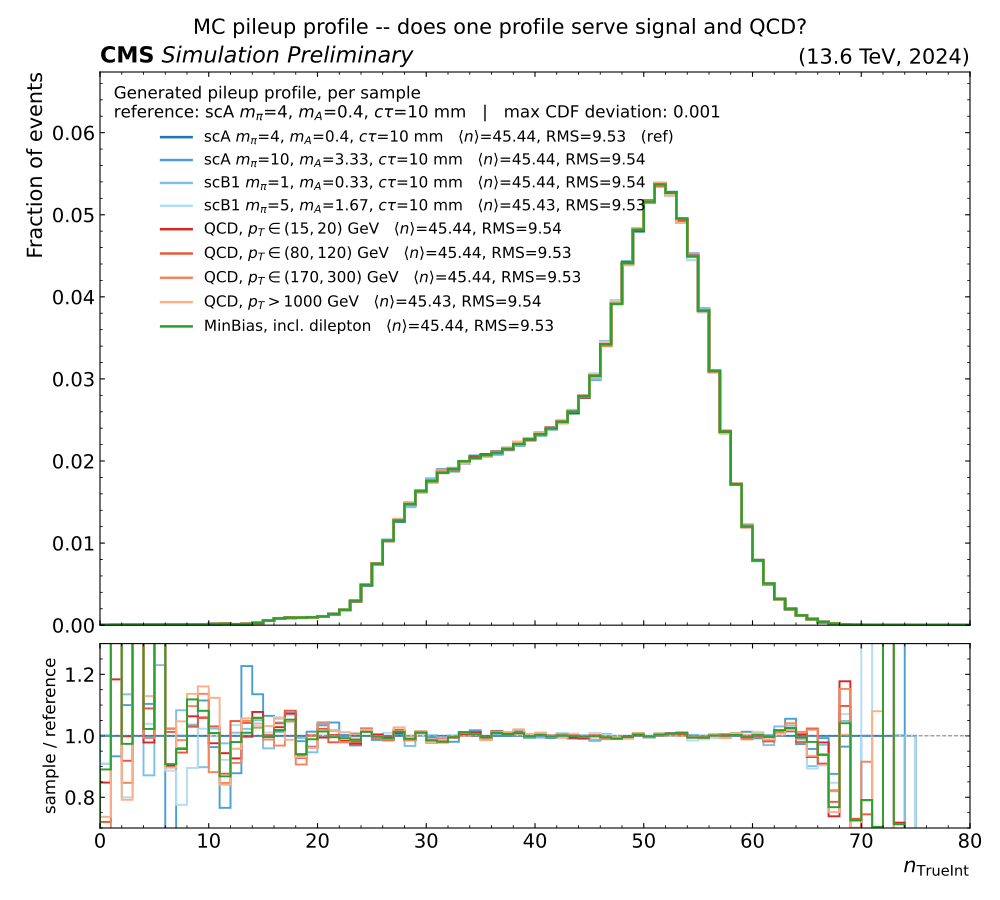

Here is the Python script that generated this plot:
#!/usr/bin/env python3
"""Pileup-reweighting cross-checks for 2024 -- which PU weights to use, and do they apply.

Purpose: settle the open `puWeight` item for run3_2024.py. `modules/puWeight.py` still
points `puWeight_parking2024RDF` at the 2018 inputs (mcPileup2018.root /
data_parking18_with_var.root), so the 2024 chain currently reweights MC to the wrong year.
Three candidate replacements exist, and this script measures the differences between them
instead of arguing about them:

  central   /cvmfs/cms-griddata.cern.ch/cat/metadata/LUM/Run3-24...-Summer24-NanoAODv15/
            POG-maintained, versioned, era-split (B..I, CDEFGHI, BCDEFGHI). This is what
            the upstream Corrections/LUM/python/puCorrections.yaml now points at.
  repo      data/puWeights_2024.json.gz in cms-phys-ciemat/lum-corrections -- a stopgap
            from Aug 2025, made while the central 2024 payload did not yet exist. No
            longer referenced by that repo's own yaml.
  by hand   building the data profile from the certification histograms and the MC profile
            from QCD nTrueInt. Not implemented here: pages 1 and 5 show it is unnecessary.

NOTE the local Corrections/LUM checkout (Jul 2025) still has `fullYear2024` pointing at
the 2023_Summer23BPix file, with puCorrections.py printing "2024 PU weights not yet
available!". That warning is stale but the placeholder is live -- enabling the module
as-is silently applies 2023 weights. Page 3 quantifies what that costs.

The pages:

  1  MC nTrueInt profile, signal points vs QCD bins vs MinBias. If these agree, ONE MC
     profile serves every sample and no per-dataset handling is needed -- which matters
     because puWeightParkingRDF receives only isMC/year/isUL, with no dataset context.
     MinBias is a separate production from the pT-hat bins, so it is the sharpest test
     the page has of whether the premix library really is common to everything.
  2  The central 2024 weights (nominal/up/down) with the MC profile behind them, so the
     size of the correction is read against where the MC statistics actually are.
  3  Weight sources compared: repo vs central CDEFGHI vs central BCDEFGHI, with a ratio
     panel. This is where the repo file's truncation shows up.
  4  Per-era central weights (B..I) against the combined set -- the handle on the
     era-dependent trigger menu that a single merged histogram cannot give.
  5  Closure: MC nTrueInt before and after reweighting, and the implied data profile.
     <w> per sample is the test of whether the central weights assume THIS MC profile;
     it must come out at 1 if they do.
  6  The same closure, but in PV_npvsGood and WITH DATA. Page 5 cannot carry data: its x
     axis is Pileup_nTrueInt, a generator-level quantity absent from the parking nanoAOD.
     PV_npvsGood is the pileup observable data and MC share, so this is the page that
     says whether the correction actually improves data/MC agreement.
  7  The same data, split by era. The file draw is uniform over FILES, so eras enter the
     merged distribution weighted by file count, while the central weights are golden-JSON
     LUMINOSITY-weighted. Those are different averages over eras whose pileup genuinely
     differs, so page 6's residual can be an averaging effect rather than a bad weight --
     this page separates the two and locates any low-pileup population.
  8  One panel per era: data(era) vs MC reweighted with THAT era's own weights, with the
     combined correction drawn alongside. This is the only form of the test free of the
     averaging mismatch, and so the only one that can say whether the inclusive weights
     are genuinely wrong for parking.

CAVEAT on the data: files are drawn uniformly, so eras enter weighted by FILE COUNT, not
by luminosity, and ParkingSingleMuon + ParkingDoubleMuonLowMass are POOLED by default
(--data-streams). An event firing both triggers lives in both PDs and is counted twice.

What this does NOT settle: the central weights are golden-JSON inclusive, so they describe
all collisions, not the subset written to the parking datasets. If the parking trigger rate
varies with instantaneous luminosity within a fill, the parking PU spectrum is shifted and
these are the wrong weights -- the question that motivated deriving them by hand for 2018.
Page 6 is the cheap handle on it: a residual data/MC disagreement in npvsGood AFTER
reweighting is what an inclusive-vs-parking mismatch would look like. It is suggestive, not
conclusive -- npvsGood also folds in vertex reconstruction efficiency.

Run after sourcing setup.sh:
    python3 _tools/comparePileUp.py [--test] [--output path.pdf] [--no-publish]

Only shapes are plotted, so the heavy samples are capped rather than read whole: QCD at
--n-qcd-files (100) per bin even on a full run, MinBias at --minbias-frac (10%) of its
files, and data at --data-frac (0.1%) of the files, both drawn at random from a fixed seed.
The QCD and MinBias caps are the INTENDED configuration, not a shortfall -- both profiles
are converged long before them -- so neither is flagged as a partial sample. Signal is
not capped that way: a short signal read is a real shortfall and is still flagged.

The two backgrounds are never summed. "MC" on pages 2-8 means the QCD pT-hat profile;
MinBias is drawn alongside it as its own curve -- a dashed edge over the shaded QCD band
on pages 2-4, and a dashed line against QCD's solid one on pages 5-6. They come from
independent productions, so any disagreement between them is information, and a sum
(which is weighted by however many files each contributed) would hide it.
"""

import argparse
import json
import math
import os
import random
import re
import subprocess
import sys
import numpy as np
import matplotlib
matplotlib.use("Agg")
import matplotlib.pyplot as plt
from matplotlib.backends.backend_pdf import PdfPages

import cmsstyle as cms

XRD_SERVER = "root://gfe02.grid.hep.ph.ic.ac.uk/"
BASE = "/pnfs/hep.ph.ic.ac.uk/data/cms/store/user/tafoyava/samples/bParking/2024"
TREE_NAME = "Events"

WEBDIR = "/home/hep/jtafoyav/public_html/parking/2024/kinematic_checks"

# The central payload. "latest" is a symlink inside the campaign directory; pin a dated
# version instead if a result ever needs to be exactly reproducible.
CENTRAL_DIR = ("/cvmfs/cms-griddata.cern.ch/cat/metadata/LUM/"
               "Run3-24CDEReprocessingFGHIPrompt-Summer24-NanoAODv15/latest")

# The lum-corrections stopgap. Fetched on demand; page 3 is skipped if it cannot be had.
REPO_JSON_URL = ("https://gitlab.cern.ch/cms-phys-ciemat/lum-corrections/-/raw/main/"
                 "data/puWeights_2024.json.gz")
REPO_JSON_CACHE = os.path.join(os.path.dirname(os.path.abspath(__file__)),
                               "data", "puWeights_2024_lumcorrections.json.gz")

# Bin per unit of nTrueInt, matching the correctionlib binning (integer edges, 0-99), so
# the profile and the weight curve are sampled on exactly the same grid.
PU_BINS = np.arange(0.0, 100.0, 1.0)
PU_CENTRES = 0.5 * (PU_BINS[1:] + PU_BINS[:-1])

# Reconstructed good primary vertices. This is the ONLY pileup observable data has --
# Pileup_nTrueInt is generator-level and absent from the parking nanoAOD -- so it is the
# variable in which the correction can actually be validated against data (page 6).
NPV_BINS = np.arange(0.0, 101.0, 1.0)
NPV_CENTRES = 0.5 * (NPV_BINS[1:] + NPV_BINS[:-1])

N_FILES_DEFAULT = 3          # per sample; the PU profile converges very fast
N_SIGNAL_POINTS = 4          # how many of SIGNAL_POINTS to use


def _sdir(dirname):
    return f"{BASE}/{dirname}_TuneCP5_13p6TeV_powheg-pythia8"


def _signal_point(scenario, mA, mpi, mA_str, ctau="10", ctau_str="10 mm"):
    """One signal point, named and located exactly as in compareDeltaR.py.

    Same helper shape as that script's _mp(), so the two tools label the same physics the
    same way and a point can be moved between them by copying one line."""
    scen_dir = "ScenarioA" if scenario == "A" else "ScenarioB1"
    ctag = "scA" if scenario == "A" else "scB1"
    return (rf"{ctag} $m_\pi$={mpi}, $m_A$={mA:g}, $c\tau$={ctau_str}",
            _sdir(f"GluGluHToDarkShowers-{scen_dir}_Par-ctau-{ctau}-mA-{mA_str}-mpi-{mpi}"))


# Two Scenario A and two Scenario B1 points, taken from compareDeltaR.py's MASS_POINTS and
# spanning the lowest and highest mA of each scenario. The pileup profile is a property of
# the premix library, not of the signal model, so these serve to demonstrate exactly that
# -- and using the same points as the dR study keeps the two comparable.
SIGNAL_POINTS = [
    _signal_point("A",  0.40, 4,  "0p40"),
    _signal_point("A",  3.33, 10, "3p33"),
    _signal_point("B1", 0.33, 1,  "0p33"),
    _signal_point("B1", 1.67, 5,  "1p67"),
]

# QCD bins spanning the pT range. The profile is a property of the premix library, not of
# the hard process, so a handful either side of the range is enough to show that.
QCD_BINS = ["15to20", "80to120", "170to300", "1000"]


def qcd_label(b):
    """"15to20" -> QCD, pT in (15,20) GeV.  The open-ended top bin is "1000" (=1000toInf),
    which has no upper edge to quote."""
    if "to" in b:
        lo, hi = b.split("to")
        return rf"QCD, $p_{{T}}\in({lo},{hi})$ GeV"
    return rf"QCD, $p_{{T}}>{b}$ GeV"

# QCD bins hold thousands of files each. Only shapes are plotted, so reading all of them
# buys nothing but hours -- this caps QCD even on a "full" (--n-files 0) run.
QCD_MAX_FILES = 100

# The MinBias QCD alternative: InclusiveDileptonMinBias with the DoubleMuOS43 generator
# filter, processed by Prijith (2026-07-30). A full path, not a directory under BASE --
# it lives in a different user's dCache area.
MINBIAS_DIR = ("/pnfs/hep.ph.ic.ac.uk/data/cms/store/user/ppradeep/samples/Parking/Run3/"
               "Nanotronv14/InclusiveDileptonMinBias_Fil-DoubleMuOS43_TuneCP5Plus_13p6TeV"
               "_pythia8/2024WithMET/260730_143555")
MINBIAS_LABEL = "MinBias, incl. dilepton"
# Green: SIG_COLORS is a blue family and QCD_COLORS a red-to-orange one, so an orange here
# would read as a 5th QCD bin on page 1 -- which is exactly the comparison the page exists
# to make, and so exactly the thing the colour must not blur.
MINBIAS_COLOR = "#2ca02c"
# Capped by FRACTION rather than by a file count, because the point of the cap here is to
# read a representative slice of a ~2000-file sample rather than a fixed budget. 10% is
# ~200 files and several million events -- far more than a pileup SHAPE needs, which is
# why this cap (like the QCD one) counts as the intended configuration rather than a
# shortfall, and so suppresses the partial-sample banner. See SAMPLE_CAPS_ARE_COMPLETE.
MINBIAS_FRAC = 0.10
MINBIAS_SEED = 20260806

# Sample kinds whose cap IS the intended configuration, not a shortfall. Only shapes are
# plotted on every page of this document, and both of these converge long before their
# caps, so labelling them "partial" would be misleading rather than careful: it invites
# the reader to discount a curve that is in fact fully converged. Signal is NOT in here --
# it is read whole on a full run, so if it is short, that IS a shortfall worth flagging.
SAMPLE_CAPS_ARE_COMPLETE = {"qcd", "minbias"}

# Fraction of the data files to read for page 6, and the seed that makes the draw
# reproducible. 0.1% is already millions of events, far more than a shape needs.
DATA_FRAC = 0.001
DATA_SEED = 20240728

# Golden certification. Filtering is LUMISECTION-level, not run-level: the low-pileup
# events seen on pages 7-8 sit inside runs whose overall mean is normal, so a run-level
# test cannot remove them. From
# https://cms-service-dqmdc.web.cern.ch/CAF/certification/Collisions24/
GOLDEN_JSON = os.path.join(os.path.dirname(os.path.abspath(__file__)),
                           "data", "Cert_Collisions2024_378981_386951_Golden.json")

ERAS = ["B", "C", "D", "E", "F", "G", "H", "I"]
ERA_COLORS = ["#1f77b4", "#ff7f0e", "#2ca02c", "#d62728",
              "#9467bd", "#8c564b", "#e377c2", "#17becf"]

SIG_COLORS = ["#1f77b4", "#4c9fd4", "#7fc0e8", "#b3ddf5"]
QCD_COLORS = ["#d62728", "#e8593a", "#f2865c", "#f8b18a"]

# One page geometry for every single-plot page (with or without a ratio/summary panel),
# so the PDF does not change shape as you page through it. The multi-panel grid on page 8
# is deliberately exempt -- it scales with the number of panels.
PAGE_SIZE = (10, 9)

SYST_STYLE = {"nominal": ("black", "-", 2.2),
              "up":      ("crimson", "--", 1.6),
              "down":    ("royalblue", "--", 1.6)}

_env_proxy = os.environ.get("X509_USER_PROXY", "")
if not (_env_proxy and os.path.exists(_env_proxy)):
    os.environ["X509_USER_PROXY"] = f"/tmp/x509up_u{os.getuid()}"
_XRDFS_ENV = os.environ


def log(msg, **kwargs):
    print(msg, flush=True, **kwargs)


# ----------------------------------------------------------------------------
# file discovery (same approach as compareDeltaR.py / compareEta.py)
# ----------------------------------------------------------------------------
def xrdfs_ls(path, server=None):
    srv = server or XRD_SERVER
    result = subprocess.run(["xrdfs", srv, "ls", "-l", path],
                            capture_output=True, text=True, env=_XRDFS_ENV)
    # A failed listing must not look like an empty directory -- that bug silently produced
    # empty shards in compareDeltaR.py once already.
    if result.returncode != 0:
        raise RuntimeError(
            f"xrdfs ls failed for {srv}{path} (rc={result.returncode}). "
            f"Check X509_USER_PROXY and X509_CERT_DIR. stderr: {result.stderr.strip()}")
    entries = []
    for line in result.stdout.splitlines():
        line = line.strip()
        if not line:
            continue
        parts = line.split()
        entries.append((parts[-1], parts[0].startswith("d")))
    return entries


def list_root_files(directory, server=None):
    srv = server or XRD_SERVER
    files = []
    for path, is_dir in xrdfs_ls(directory, server=srv):
        if is_dir:
            files.extend(list_root_files(path, server=srv))
        elif path.endswith(".root"):
            files.append(srv + path)
    return files


def discover_samples(n_signal_points, qcd_bins, with_minbias=True):
    """(tag, directory, colour, kind) for the signal points, QCD bins and MinBias to read.

    Signal points come from the fixed SIGNAL_POINTS list rather than being discovered, so
    they are the SAME points compareDeltaR.py studies and carry the same labels.
    """
    picks = []
    for i, (tag, d) in enumerate(SIGNAL_POINTS[:n_signal_points]):
        picks.append((tag, d, SIG_COLORS[i % len(SIG_COLORS)], "sig"))

    for i, b in enumerate(qcd_bins):
        d = f"{BASE}/QCD_Bin-PT-{b}_Fil-MuEnriched_TuneCP5_13p6TeV_pythia8"
        picks.append((qcd_label(b), d, QCD_COLORS[i % len(QCD_COLORS)], "qcd"))

    if with_minbias:
        picks.append((MINBIAS_LABEL, MINBIAS_DIR, MINBIAS_COLOR, "minbias"))
    return picks


def collect_data_files(which="all"):
    """Every .root under the Parking* directories, for the data pages.

    *which* selects the primary dataset: "single" (ParkingSingleMuon), "double"
    (ParkingDoubleMuonLowMass) or "all". Note that "all" POOLS two different PDs with
    different triggers -- and an event firing both is present in both, so it is counted
    twice. Kept as the default because it is the largest sample, but a per-PD run is the
    honest comparison if the two turn out to differ.

    Cheap enough to enumerate in full: the leaf directories are flat (~1000 files each,
    ~0.4 s to list), and knowing the true total is what makes "1% of the data" an honest
    statement rather than a guess."""
    out = []
    for top, is_dir in xrdfs_ls(BASE):
        name = top.rsplit("/", 1)[-1]
        if not (is_dir and "Parking" in name):
            continue
        if which == "single" and "SingleMuon" not in name:
            continue
        if which == "double" and "DoubleMuonLowMass" not in name:
            continue
        found = list_root_files(top)
        log(f"    {name:32s} {len(found):>7,} files")
        out.extend(found)
    return out


# ----------------------------------------------------------------------------
# reading -> nTrueInt histogram per sample
# ----------------------------------------------------------------------------
def read_sample(directory, n_files, corr_set, frac=None, seed=0):
    """Per-sample histograms: nTrueInt, and PV_npvsGood both unweighted and PU-weighted.

    The weight has to be applied here, event by event, because it is a function of
    nTrueInt while the histogram is in npvsGood -- the two cannot be combined after the
    fact from the binned nTrueInt distribution alone.

    *frac* selects a seeded RANDOM fraction of the files instead of the first *n_files*.
    That matters for a sample split over several production subdirectories (MinBias is
    split over 0000/0001/0002): the head of the listing is one subdirectory, i.e. a subset
    of the JOBS, which is not a representative subset of the sample. Whichever of *frac*
    and *n_files* asks for fewer files wins, so a --test run still reads one file.
    """
    import uproot

    all_urls = list_root_files(directory)
    if not all_urls:
        raise RuntimeError(f"no .root files under {directory}")
    if frac is not None:
        n_pick = max(1, round(frac * len(all_urls)))
        if n_files is not None:
            n_pick = min(n_pick, n_files)
        urls = (random.Random(seed).sample(all_urls, n_pick)
                if n_pick < len(all_urls) else list(all_urls))
    else:
        urls = all_urls if n_files is None else all_urls[:n_files]

    nti = np.zeros(len(PU_BINS) - 1)
    npv = np.zeros(len(NPV_BINS) - 1)
    npv_w = {key: np.zeros(len(NPV_BINS) - 1) for key, _, _, _ in corr_set}
    used = 0
    for url in urls:
        try:
            with uproot.open(f"{url}:{TREE_NAME}") as tree:
                keys = set(tree.keys())
                if "Pileup_nTrueInt" not in keys:
                    log(f"    [warn] {url.split('/')[-1]}: no Pileup_nTrueInt -- skipping",
                        file=sys.stderr)
                    continue
                a = tree["Pileup_nTrueInt"].array(library="np")
                v = (tree["PV_npvsGood"].array(library="np")
                     if "PV_npvsGood" in keys else None)
            nti += np.histogram(a, bins=PU_BINS)[0]
            if v is not None:
                npv += np.histogram(v, bins=NPV_BINS)[0]
                for key, _, corr, _ in corr_set:
                    w = eval_weights(corr, a)
                    npv_w[key] += np.histogram(v, bins=NPV_BINS, weights=w)[0]
            used += 1
        except Exception as exc:
            log(f"    [warn] skipping {url.split('/')[-1]}: {exc}", file=sys.stderr)
    return dict(nti=nti, npv=npv, npv_w=npv_w, read=used, avail=len(all_urls))


def data_key(url):
    """(stream, era) parsed from a data file path.

    Layout under BASE is  <stream>/<epoch>/<timestamp>/<subdir>/nano_N.root, and the
    epoch directory carries the run era, e.g.
    nanotron-v15_2024__from_Run2024C-MINIv6NANOv15-v1 -> Run2024C-v1.
    """
    parts = url.split(f"{BASE}/")[-1].split("/")
    stream = parts[0] if parts else "?"
    epoch = parts[1] if len(parts) > 1 else "?"
    era = epoch.replace("nanotron-v15_2024__from_", "").replace("-MINIv6NANOv15", "")
    # Strip the trailing processing version: the "-vN" suffix is a REPROCESSING pass that
    # varies per stream, not a run range. 13 streams carry Run2024I-v3, 3 carry -v2, 2
    # carry -v4 -- same data, different processing. Splitting on it would split on stream.
    # What remains is the data period: Run2024C..H, Run2024I and the Run2024I_v2 re-reco.
    era = re.sub(r"-v\d+$", "", era)
    return stream, era


def era_letter(label):
    """Run2024F-v3 -> F,  Run2024I_v2-v2 -> I.

    The central payloads are one file per RUN ERA (B..I), while the sample area splits
    each era into processing versions. Page 8 matches data to weights, so it has to group
    at the era the weights are actually defined at."""
    m = re.match(r"Run2024([A-Z])", label)
    return m.group(1) if m else "?"


def load_golden(path):
    """{run: [(lo, hi), ...]} of certified lumisection ranges, or None if unavailable."""
    if not path or not os.path.exists(path):
        return None
    with open(path) as fh:
        cert = json.load(fh)
    out = {int(r): [(int(a), int(b)) for a, b in v] for r, v in cert.items()}
    n_ls = sum(b - a + 1 for v in out.values() for a, b in v)
    log(f"  golden JSON: {len(out)} runs, {n_ls:,} lumisections  ({os.path.basename(path)})")
    return out


def golden_mask(runs, lumis, cert):
    """Per-event bool: is this (run, lumisection) certified?"""
    keep = np.zeros(len(runs), dtype=bool)
    for run in np.unique(runs):
        ranges = cert.get(int(run))
        if not ranges:
            continue                      # run absent from the JSON -> not certified
        sel = runs == run
        l = lumis[sel]
        m = np.zeros(len(l), dtype=bool)
        for lo, hi in ranges:
            m |= (l >= lo) & (l <= hi)
        keep[sel] = m
    return keep


def read_data_npv(urls, cert=None):
    """PV_npvsGood over data files, kept split by era as well as summed.

    Data carries no Pileup_nTrueInt, which is why page 6 lives in npvsGood. The per-era
    split exists because the draw is uniform over FILES, so eras enter weighted by file
    count rather than by luminosity -- if one era has a genuinely different pileup
    profile, that shows up here rather than being silently averaged into the total.
    """
    import uproot

    npv = np.zeros(len(NPV_BINS) - 1)
    rej = np.zeros(len(NPV_BINS) - 1)
    per_era, per_era_n = {}, {}
    n_evt = n_rej = 0
    for i, url in enumerate(urls, 1):
        if i % 100 == 0 or i == len(urls):
            log(f"    [{i}/{len(urls)}] {n_evt:,} events so far")
        try:
            with uproot.open(f"{url}:{TREE_NAME}") as tree:
                if "PV_npvsGood" not in tree.keys():
                    continue
                v = tree["PV_npvsGood"].array(library="np")
                if cert is not None:
                    r = tree["run"].array(library="np")
                    b = tree["luminosityBlock"].array(library="np")
                    keep = golden_mask(r, b, cert)
                    n_rej += int((~keep).sum())
                    rej += np.histogram(v[~keep], bins=NPV_BINS)[0]
                    v = v[keep]
            h = np.histogram(v, bins=NPV_BINS)[0]
            npv += h
            _, era = data_key(url)
            if era not in per_era:
                per_era[era] = np.zeros(len(NPV_BINS) - 1)
                per_era_n[era] = 0
            per_era[era] += h
            per_era_n[era] += len(v)
            n_evt += len(v)
        except Exception as exc:
            log(f"    [warn] skipping {url.split('/')[-1]}: {exc}", file=sys.stderr)
    return dict(total=npv, per_era=per_era, per_era_n=per_era_n, n_evt=n_evt,
                rejected=rej, n_rejected=n_rej)


def stats(counts, centres=PU_CENTRES):
    """(mean, rms) of a binned distribution."""
    tot = counts.sum()
    if tot <= 0:
        return float("nan"), float("nan")
    mean = (counts * centres).sum() / tot
    var = (counts * (centres - mean) ** 2).sum() / tot
    return mean, math.sqrt(max(var, 0.0))


def normalise(counts):
    tot = counts.sum()
    return counts / tot if tot > 0 else counts


def max_cdf_dev(a, b):
    """Largest |CDF difference| between two normalised profiles -- a shape-difference
    number that does not depend on the binning the way a bin-by-bin ratio does."""
    return float(np.abs(np.cumsum(normalise(a)) - np.cumsum(normalise(b))).max())


# ----------------------------------------------------------------------------
# corrections
# ----------------------------------------------------------------------------
def load_correction(path):
    """(evaluator, correction name). Each of these files holds exactly one set."""
    import correctionlib
    cs = correctionlib.CorrectionSet.from_file(path)
    name = list(cs.keys())[0]
    return cs[name], name


def eval_weights(corr, x, syst="nominal"):
    return np.asarray(corr.evaluate(np.asarray(x, dtype=float), syst), dtype=float)


def ensure_repo_json(path, url):
    """The lum-corrections stopgap, fetched on demand. Returns the path, or None if it
    cannot be obtained -- page 3 is then skipped rather than failing the whole run."""
    if os.path.exists(path):
        return path
    os.makedirs(os.path.dirname(path), exist_ok=True)
    log(f"  fetching {url}")
    try:
        import urllib.request
        urllib.request.urlretrieve(url, path)
        return path
    except Exception as exc:
        log(f"  [warn] could not fetch the lum-corrections file ({exc}); "
            f"skipping the weight-source page", file=sys.stderr)
        return None


# ----------------------------------------------------------------------------
# plot helpers
# ----------------------------------------------------------------------------
def _ticks(ax):
    """4-sided inward ticks on a sub-panel. cms.cms_axes() also writes the CMS label, so
    it belongs on the main panel only."""
    ax.tick_params(which="both", direction="in", top=True, right=True,
                   labelsize=cms.FS_AXES - 1)
    ax.minorticks_on()


def _transparent_legends(fig):
    """Drop the legend backgrounds entirely on this page.

    cmsstyle keeps a semi-transparent white fill so labels stay readable over a curve.
    These pages are sparse enough that the fill only hides the curves it sits on, so they
    are drawn fully transparent instead -- local to this script, not a change to the
    shared convention."""
    from matplotlib.legend import Legend
    for ax in fig.axes:
        for child in ax.get_children():
            if isinstance(child, Legend):
                child.get_frame().set_alpha(0.0)


def _left_align_legend(leg):
    """Left-align the entries under a wider legend title.

    Entries are centred under the title by default, which leaves them floating well to
    its right. Nudging the whole legend left instead would push the (much wider) title
    off the canvas. matplotlib 3.4 -- what setup.sh provides -- has no public
    set_alignment(), so reach into the VPacker, guarded in case that changes."""
    try:
        leg._legend_box.align = "left"
    except AttributeError:
        pass


def _text_legend(ax, lines, loc="upper left", fontsize=9):
    """Text-only legend WITHOUT the automatic partial-read line cms.info_legend() adds.

    For pages that already state their own per-source file counts, where the generic
    "Partial sample plot" line would be a redundant third statement of the same thing."""
    from matplotlib.legend import Legend
    from matplotlib.lines import Line2D
    handles = [Line2D([], [], ls="", marker="") for _ in lines]
    leg = Legend(ax, handles, list(lines), loc=loc, fontsize=fontsize,
                 handlelength=0, handletextpad=0, labelspacing=0.3, **cms.LEGEND_KW)
    ax.add_artist(leg)
    ax._has_info_legend = True
    return leg


def _stack_below(fig, ax, upper, lower, gap=0.035, x=0.02):
    """Put the *lower* legend directly under *upper*, both flush left, with a small gap.

    Needs a draw first: the height of the upper legend depends on how many entries and
    how long a title it ended up with, which is only known once it has been laid out.
    """
    fig.canvas.draw()
    y0 = upper.get_window_extent().transformed(ax.transAxes.inverted()).y0
    lower.set_bbox_to_anchor((x, y0 - gap), transform=ax.transAxes)


def _partial_note(ax, loc="lower right"):
    """State a partial read WITHOUT colliding with the curve legend.

    cms.stamp_partial() defaults to the upper left, which is where every legend on these
    pages already is. Calling info_legend() here also stamps the axes so a later
    stamp_partial() will not add a second copy."""
    return cms.info_legend(ax, [], loc=loc, fontsize=cms.FS_LEGEND - 3)


def _ratio_ylabel(rax, text):
    """Ratio-panel y title, centred. cmsstyle sets yaxis.labellocation='top' globally,
    which is the CMS convention on the main panel but strands this label at the top of a
    panel a third the height -- centred is the readable choice here."""
    rax.set_ylabel(text, fontsize=cms.FS_LABEL - 3, loc="center")


# Marker convention, shared with compareDeltaR / compareBDTvars / compareSVcharge /
# compareMET: data is a small SOLID black square, the background estimates (pT-hat QCD and
# MinBias) are WHITE-filled circles. Solid = measured, open = simulated. Applied on the
# closure page, which is the only one here carrying data and both backgrounds together;
# the weight and per-era pages are curve-vs-curve comparisons where markers would only add
# texture.
DATA_MARKER, DATA_MARKER_SIZE = "s", 3.5
BKG_MARKER, BKG_MARKER_SIZE = "o", 4.0
MARKER_EDGE = 1.0


def marker_kw(kind, colour):
    """Marker styling for a curve of *kind* in {"data", "bkg", None}."""
    if kind == "data":
        return dict(marker=DATA_MARKER, markersize=DATA_MARKER_SIZE,
                    markerfacecolor=colour, markeredgecolor=colour,
                    markeredgewidth=MARKER_EDGE)
    if kind == "bkg":
        return dict(marker=BKG_MARKER, markersize=BKG_MARKER_SIZE,
                    markerfacecolor="white", markeredgecolor=colour,
                    markeredgewidth=MARKER_EDGE)
    return {}


def _ratio_figure():
    """Main panel + ratio panel sharing an x axis."""
    fig, (ax, rax) = plt.subplots(
        2, 1, figsize=PAGE_SIZE, sharex=True,
        gridspec_kw=dict(height_ratios=[3, 1], hspace=0.05))
    return fig, ax, rax


def _finish_ratio(fig, title):
    """Lay out a ratio figure. tight_layout() fights the fixed hspace of the shared-x
    gridspec (it warns and then gets the spacing wrong), so place the panels explicitly."""
    fig.suptitle(title, fontsize=cms.FS_TITLE)
    fig.subplots_adjust(left=0.10, right=0.97, top=0.92, bottom=0.08, hspace=0.05)


def _xlim(ax):
    """Trim to where the MC actually lives -- the correction files run to 99, but nothing
    in these samples is above ~75 and the empty tail wastes most of the axis."""
    ax.set_xlim(0, 80)


HEADROOM = 0.8      # curves fill at most this fraction of the axis height


def _weight_ylim(ax, curves):
    """Scale to the weight curves, not to the MC-profile shading. The shading is drawn
    from a floor of 1e-4 purely so it fills; letting it set the limits would squash every
    curve into the top third of the axis. Limits go tight to the data first, then
    extend_log_top() opens the headroom -- it works from the current ylim."""
    lo = min(float(c[c > 0].min()) for c in curves if np.any(c > 0))
    hi = max(float(c.max()) for c in curves)
    ax.set_ylim(max(0.5 * lo, 1e-3), hi)
    cms.extend_log_top(ax, HEADROOM)


def _profile_shading(ax, qcd_profile, top, mb_profile=None):
    """The MC profile behind a weight curve: a weight of 20 is irrelevant where there are
    no events, and this is the only honest way to show that on the same axes.

    The shading is the QCD pT-hat profile ALONE, not a sum over every sample read. A sum
    is dominated by whichever sample happened to contribute most files, which is a
    property of the read rather than of the physics, and it hides the very disagreement
    page 1 exists to look for.

    *mb_profile* is drawn on top as a dashed EDGE using the same scale factor -- both are
    unit-normalised first, then multiplied by the same number -- so the dashed line
    against the filled band is a direct shape comparison of the two independent
    productions, not two curves normalised to different things."""
    h = normalise(qcd_profile)
    scale = top / max(h.max(), 1e-12)
    ax.fill_between(PU_CENTRES, 1e-4, np.maximum(h * scale, 1e-4), step="mid",
                    color="grey", alpha=0.16, lw=0, label="QCD profile (arb. norm.)")
    if mb_profile is not None and mb_profile.sum() > 0:
        hm = normalise(mb_profile) * scale
        ax.stairs(np.maximum(hm, 1e-4), PU_BINS, color="grey", lw=1.4, ls="--",
                  zorder=1.5, label="MinBias profile (same norm.)")


# ----------------------------------------------------------------------------
# page 1: MC nTrueInt profiles, signal vs QCD
# ----------------------------------------------------------------------------
def plot_profiles(profiles):
    fig, ax, rax = _ratio_figure()
    ref_tag, ref_counts = profiles[0]["tag"], profiles[0]["nti"]
    ref = normalise(ref_counts)

    worst, hmax = 0.0, 0.0
    for i, s in enumerate(profiles):
        tag, counts, color = s["tag"], s["nti"], s["color"]
        h = normalise(counts)
        hmax = max(hmax, float(h.max()))
        mean, rms = stats(counts)
        # Mark the curve the ratio panel divides by, so the flat line at 1 is attributable.
        suffix = "   (ref)" if i == 0 else ""
        ax.stairs(h, PU_BINS, color=color, linewidth=1.8,
                  label=rf"{tag}   $\langle n \rangle$={mean:.2f}, RMS={rms:.2f}{suffix}")
        with np.errstate(divide="ignore", invalid="ignore"):
            r = np.where(ref > 0, h / ref, np.nan)
        rax.stairs(r, PU_BINS, color=color, linewidth=1.4)
        worst = max(worst, max_cdf_dev(counts, ref_counts))

    rax.axhline(1.0, color="grey", lw=0.8, ls="--")
    ax.set_ylabel("Fraction of events", fontsize=cms.FS_LABEL)
    # Name the numerator, not just the denominator: a bare "/ reference" does not say what
    # is being divided. Which sample IS the reference is spelled out in the legend title,
    # since the full sample name would be longer than this panel is tall.
    _ratio_ylabel(rax, "sample / reference")
    rax.set_xlabel(r"$n_{\mathrm{TrueInt}}$", fontsize=cms.FS_LABEL)
    rax.set_ylim(0.7, 1.3)
    ax.set_ylim(0, hmax)
    cms.extend_linear_top(ax, HEADROOM)
    _xlim(ax)
    _ticks(rax)
    cms.cms_axes(ax, fontsize=cms.FS_AXES)

    # Everything describing the comparison goes in the legend header, so the one legend
    # carries it: a second text box at upper right lands on top of the curve legend.
    title = (f"Generated pileup profile, per sample\n"
             f"reference: {ref_tag}   |   max CDF deviation: {worst:.3f}")
    ax.legend(fontsize=cms.FS_LEGEND - 2, loc="upper left", title=title,
              title_fontsize=cms.FS_LEGEND - 1, **cms.LEGEND_KW)
    # Per-sample file counts, since the samples are read independently. Placed lower right,
    # where the distribution has already fallen to zero.
    # In full mode cms.is_partial() is False by construction (see main), so the
    # per-sample block disappears with every other partial-read banner.
    if cms.is_partial():
        cms.partial_samples_legend(
            ax, [(s["tag"], s["read"], s["legend_avail"]) for s in profiles],
            loc="lower right", fontsize=cms.FS_LEGEND - 4)
    _finish_ratio(fig, "MC pileup profile -- does one profile serve signal and QCD?")
    return fig


# ----------------------------------------------------------------------------
# page 2: the central weights, against the MC statistics
# ----------------------------------------------------------------------------
def plot_central_weights(corr, name, qcd_profile, mb_profile=None):
    fig, ax = plt.subplots(figsize=PAGE_SIZE)

    curves = [eval_weights(corr, PU_CENTRES, s) for s in ("nominal", "up", "down")]
    _profile_shading(ax, qcd_profile, 0.9 * max(c.max() for c in curves), mb_profile)

    for syst, w in zip(("nominal", "up", "down"), curves):
        color, ls, lw = SYST_STYLE[syst]
        ax.plot(PU_CENTRES, w, color=color, ls=ls, lw=lw, label=syst)

    ax.axhline(1.0, color="grey", lw=0.8, ls=":")
    ax.set_yscale("log")
    _weight_ylim(ax, curves)
    ax.set_xlabel(r"$n_{\mathrm{TrueInt}}$", fontsize=cms.FS_LABEL)
    ax.set_ylabel("Pileup weight", fontsize=cms.FS_LABEL)
    _xlim(ax)
    cms.cms_axes(ax, fontsize=cms.FS_AXES, label=cms.CMS_LABEL_DATA)
    ax.legend(fontsize=cms.FS_LEGEND, loc="upper left", title=name,
              title_fontsize=cms.FS_LEGEND, **cms.LEGEND_KW)
    _partial_note(ax)
    fig.suptitle("Central 2024 pileup weights, with the MC statistics behind them",
                 fontsize=cms.FS_TITLE)
    fig.tight_layout()
    return fig


# ----------------------------------------------------------------------------
# page 3: weight sources compared
# ----------------------------------------------------------------------------
def plot_sources(sources, qcd_profile, mb_profile=None):
    """*sources* = [(label, corr, colour)], the first being the reference for the ratio."""
    fig, ax, rax = _ratio_figure()
    ref_label, ref_corr, _ = sources[0]
    ref = eval_weights(ref_corr, PU_CENTRES)
    curves = [(lbl, eval_weights(c, PU_CENTRES), col) for lbl, c, col in sources]
    _profile_shading(ax, qcd_profile, 0.9 * max(w.max() for _, w, _ in curves), mb_profile)

    # These sets agree closely, so a curve drawn underneath another is simply invisible.
    # Reference thick and solid at the BACK, alternatives thin and dashed in front: the
    # dashes then read against the reference wherever the two coincide.
    for i, (label, w, color) in enumerate(curves):
        # A source that has run out of coverage returns exactly 1. Flag that only where
        # the reference is still correcting -- above ~75 every set goes flat because the
        # correction simply ends, which is not a defect.
        note = ""
        flat = np.where((w == 1.0) & (ref != 1.0) & (PU_CENTRES > 40))[0]
        if flat.size:
            x = PU_CENTRES[flat[0]]
            note = f"   [flat 1 above {x:.0f}]"
            ax.axvline(x, color=color, ls=":", lw=1.2, alpha=0.8)
        style = (dict(lw=2.8, ls="-", zorder=2) if i == 0
                 else dict(lw=1.6, ls="--", zorder=4 + i))
        if i == 0:
            note += "   (ref)"
        ax.plot(PU_CENTRES, w, color=color, label=label + note, **style)
        with np.errstate(divide="ignore", invalid="ignore"):
            rax.plot(PU_CENTRES, np.where(ref > 0, w / ref, np.nan), color=color, **style)

    rax.axhline(1.0, color="grey", lw=0.8, ls="--")
    ax.set_yscale("log")
    _weight_ylim(ax, [w for _, w, _ in curves])
    ax.set_ylabel("Pileup weight", fontsize=cms.FS_LABEL)
    _ratio_ylabel(rax, "source / reference")
    rax.set_xlabel(r"$n_{\mathrm{TrueInt}}$", fontsize=cms.FS_LABEL)
    rax.set_ylim(0.0, 2.0)
    _xlim(ax)
    _ticks(rax)
    cms.cms_axes(ax, fontsize=cms.FS_AXES, label=cms.CMS_LABEL_DATA)
    ax.legend(fontsize=cms.FS_LEGEND - 2, loc="upper left",
              title="Nominal weight, by source",
              title_fontsize=cms.FS_LEGEND - 1, **cms.LEGEND_KW)
    _partial_note(ax)
    _finish_ratio(fig, "Weight sources compared -- central vs the lum-corrections stopgap")
    return fig


# ----------------------------------------------------------------------------
# page 4: per-era spread
# ----------------------------------------------------------------------------
def plot_eras(era_corrs, combined, combined_name, qcd_profile, mb_profile=None):
    fig, ax, rax = _ratio_figure()
    ref = eval_weights(combined, PU_CENTRES)
    curves = [eval_weights(c, PU_CENTRES) for _, c in era_corrs] + [ref]
    _profile_shading(ax, qcd_profile, 0.9 * max(c.max() for c in curves), mb_profile)

    for i, (era, corr) in enumerate(era_corrs):
        w = eval_weights(corr, PU_CENTRES)
        color = ERA_COLORS[i % len(ERA_COLORS)]
        ax.plot(PU_CENTRES, w, color=color, lw=1.4, label=f"era {era}")
        with np.errstate(divide="ignore", invalid="ignore"):
            rax.plot(PU_CENTRES, np.where(ref > 0, w / ref, np.nan), color=color, lw=1.2)

    ax.plot(PU_CENTRES, ref, color="black", lw=2.4, zorder=6, label="combined   (ref)")
    rax.axhline(1.0, color="black", lw=0.9, ls="--")

    ax.set_yscale("log")
    _weight_ylim(ax, curves)
    ax.set_ylabel("Pileup weight", fontsize=cms.FS_LABEL)
    _ratio_ylabel(rax, "era / combined")
    rax.set_xlabel(r"$n_{\mathrm{TrueInt}}$", fontsize=cms.FS_LABEL)
    rax.set_ylim(0.0, 2.0)
    _xlim(ax)
    _ticks(rax)
    cms.cms_axes(ax, fontsize=cms.FS_AXES, label=cms.CMS_LABEL_DATA)
    leg = ax.legend(fontsize=cms.FS_LEGEND - 2, loc="upper left", ncol=2,
                    title=f"Central 2024 weights, per era (combined: {combined_name})",
                    title_fontsize=cms.FS_LEGEND - 1, **cms.LEGEND_KW)
    _left_align_legend(leg)
    _partial_note(ax)
    _finish_ratio(
        fig, "Per-era pileup weights -- the handle a single merged histogram cannot give")
    return fig


# ----------------------------------------------------------------------------
# page 5: closure
# ----------------------------------------------------------------------------
def plot_closure(profiles, corr_set):
    """MC before/after reweighting, one curve per correction, plus <w> per sample.

    <w> is the real test of whether a set of weights was derived against THIS MC profile:
    the files are normalised so that reweighting the profile they assume leaves the event
    count unchanged. <w> away from 1 means the sample was produced with a different
    pileup profile and those weights do not apply to it. Showing both corrections side by
    side turns that from a pass/fail into a comparison.
    """
    fig, ax = plt.subplots(figsize=PAGE_SIZE)

    # QCD solid, MinBias dashed, same colour for the same correction: the page's question
    # is what a correction DOES, and drawing the two backgrounds in one colour per
    # correction puts the pair of curves that answer it side by side. Signal is left out
    # -- these curves are the background spectrum being corrected, and folding a signal
    # sample into them would only blur it. Every sample, signal included, still gets its
    # own <w> line in the block below, which is where per-sample behaviour belongs.
    families = [("QCD $p_T$ bins", "qcd", "-", 2.2)]
    if any(s["kind"] == "minbias" for s in profiles):
        families.append(("MinBias", "minbias", "--", 1.8))

    tops, weights = [], {}
    for key, _label, corr, _color in corr_set:
        weights[key] = eval_weights(corr, PU_CENTRES)

    for fam_label, kind, ls, lw in families:
        total = np.zeros(len(PU_BINS) - 1)
        for s in profiles:
            if s["kind"] == kind:
                total += s["nti"]
        if total.sum() == 0:
            continue
        before = normalise(total)
        m_before, r_before = stats(total)
        tops.append(float(before.max()))
        ax.stairs(before, PU_BINS, color="royalblue", lw=lw, ls=ls,
                  label=rf"{fam_label}, unweighted   $\langle n \rangle$={m_before:.2f}, "
                        rf"RMS={r_before:.2f}")
        for key, label, _corr, color in corr_set:
            w = weights[key]
            after = normalise(total * w)
            m, r = stats(total * w)
            tops.append(float(after.max()))
            ax.stairs(after, PU_BINS, color=color, lw=lw, ls=ls,
                      label=rf"{fam_label}, P.U. reweighted [{label}]   "
                            rf"$\langle n \rangle$={m:.2f}, RMS={r:.2f}")

    keys = [k for k, _, _, _ in corr_set]
    lines = [r"$\langle w \rangle$ per sample:   " + "  |  ".join(l for _, l, _, _ in corr_set)]
    for s in profiles:
        tot = s["nti"].sum()
        vals = [(s["nti"] * weights[k]).sum() / tot if tot > 0 else float("nan")
                for k in keys]
        lines.append(f"{s['tag']}:   " + "  |  ".join(f"{v:.4f}" for v in vals))
    lines.append(r"$\langle w \rangle = 1$ <=> the weights assume this MC profile")

    ax.set_xlabel(r"$n_{\mathrm{TrueInt}}$", fontsize=cms.FS_LABEL)
    ax.set_ylabel("Fraction of events", fontsize=cms.FS_LABEL)
    ax.set_ylim(0, max(tops))
    cms.extend_linear_top(ax, HEADROOM)
    _xlim(ax)
    cms.cms_axes(ax, fontsize=cms.FS_AXES, label=cms.CMS_LABEL_DATA)
    leg = ax.legend(fontsize=cms.FS_LEGEND - 1, loc="upper left",
                    title=r"nominal weights, evaluated at $n_{\mathrm{TrueInt}}$",
                    title_fontsize=cms.FS_LEGEND - 1, **cms.LEGEND_KW)
    # Both legends flush left, the per-sample <w> block stacked under the curve legend.
    info = cms.info_legend(ax, lines, loc="upper left", fontsize=cms.FS_LEGEND - 3)
    fig.suptitle("Closure -- the reweighted MC is the pileup spectrum of the data",
                 fontsize=cms.FS_TITLE)
    fig.tight_layout()
    if info is not None:
        _stack_below(fig, ax, leg, info)
    return fig


# ----------------------------------------------------------------------------
# page 6: the same closure, validated against data
# ----------------------------------------------------------------------------
def plot_npv_closure(profiles, data_npv, data_events, data_read, data_total, corr_set,
                     full_mode=False):
    """Reconstructed-vertex multiplicity: data vs MC, before and after PU reweighting.

    Page 5 cannot be drawn with data on it -- its x axis is Pileup_nTrueInt, a
    generator-level quantity that does not exist in the parking nanoAOD. PV_npvsGood is
    the pileup observable data and MC have in common, so this is where the correction can
    be judged: if the weights are right, the red curve should sit closer to the data than
    the blue one. Shapes are unit-normalised, so this tests the SHAPE only, not the rate.
    """
    fig, ax = plt.subplots(figsize=PAGE_SIZE)

    # Same convention as page 5: QCD solid, MinBias dashed, one colour per correction.
    # Data is black and solid -- it is what both backgrounds are being judged against, so
    # it must not share a line style with either of them.
    families = [("QCD $p_T$ bins", "qcd", "-", 2.0)]
    if any(s["kind"] == "minbias" for s in profiles):
        families.append(("MinBias", "minbias", "--", 1.8))

    entries = [(data_npv, "black", "Data", "-", 2.4, "data")]
    for fam_label, kind, ls, lw in families:
        sel = [s for s in profiles if s["kind"] == kind]
        if not sel:
            continue
        mc = np.zeros(len(NPV_BINS) - 1)
        for s in sel:
            mc += s["npv"]
        if mc.sum() == 0:
            continue
        entries.append((mc, "royalblue", f"{fam_label}, unweighted", ls, lw, "bkg"))
        for key, label, _, color in corr_set:
            mc_w = np.zeros(len(NPV_BINS) - 1)
            for s in sel:
                mc_w += s["npv_w"][key]
            entries.append((mc_w, color, f"{fam_label}, P.U. reweighted [{label}]",
                            ls, lw, "bkg"))

    curves, data_mean = [], stats(data_npv, NPV_CENTRES)[0]
    npv_centres = NPV_CENTRES
    for counts, color, lbl, ls, lw, kind in entries:
        h = normalise(counts)
        m, r = stats(counts, NPV_CENTRES)
        curves.append(h)
        # The bias against data is the number this page exists to compare, so quote it
        # rather than leaving the reader to subtract two means in their head.
        bias = "" if lbl == "Data" else rf",  $\Delta$={m - data_mean:+.2f}"
        # drawstyle, not ax.stairs(): a StepPatch cannot carry markers.
        ax.plot(npv_centres, h, drawstyle="steps-mid", color=color, lw=lw, ls=ls,
                label=rf"{lbl}   $\langle N \rangle$={m:.2f}, RMS={r:.2f}{bias}",
                **marker_kw(kind, color))

    ax.set_xlabel(r"$N_{\mathrm{PV}}$ (good primary vertices)", fontsize=cms.FS_LABEL)
    ax.set_ylabel("Fraction of events", fontsize=cms.FS_LABEL)
    ax.set_xlim(0, 80)
    ax.set_ylim(0, max(float(c.max()) for c in curves))
    cms.extend_linear_top(ax, HEADROOM)
    cms.set_lumi_files(data_read, data_total)
    cms.cms_axes(ax, fontsize=cms.FS_AXES, header=cms.lumi_header(),
                 label=cms.CMS_LABEL_DATA)

    leg = ax.legend(fontsize=cms.FS_LEGEND - 1, loc="upper left",
                    title="unit-normalised shapes",
                    title_fontsize=cms.FS_LEGEND - 1, **cms.LEGEND_KW)
    lines = [
        f"Data: {data_read:,} of {data_total:,} files "
        f"({100 * data_read / max(data_total, 1):.2f}%)",
        f"        {data_events:,} events, randomly drawn",
        "MC: QCD $p_T$ bins (solid), MinBias (dashed) -- kept separate, never summed",
    ]
    # On a full run the caps (all signal, 100 files/QCD bin, 0.1% of data) are the
    # intended configuration rather than a shortfall, and the lines above already state
    # them -- so the generic "Partial sample plot" line is dropped as redundant.
    info = (_text_legend(ax, lines, loc="upper left", fontsize=cms.FS_LEGEND - 2)
            if full_mode else
            cms.info_legend(ax, lines, loc="upper left", fontsize=cms.FS_LEGEND - 2))
    fig.suptitle("Data validation -- does the pileup correction improve the agreement?",
                 fontsize=cms.FS_TITLE)
    fig.tight_layout()
    if info is not None:
        _stack_below(fig, ax, leg, info, gap=0.012)
    return fig


# ----------------------------------------------------------------------------
# page 7: the data, broken down by era
# ----------------------------------------------------------------------------
def plot_data_eras(data, profiles, corr_set, min_events=20000):
    """Data PV_npvsGood per era, plus <N> per era against the merged data and the MC.

    Why this page exists: the data files are drawn uniformly, so eras enter the merged
    distribution weighted by FILE COUNT, while the central weights are golden-JSON
    LUMINOSITY-weighted over eras C-I. Those are different averages over eras whose
    pileup genuinely differs, so a residual data/MC offset on page 6 can come from the
    averaging alone, with nothing wrong with the weights. Splitting by era separates the
    two -- and locates any low-pileup population instead of leaving it as a bump.
    """
    eras = sorted(e for e in data["per_era"] if data["per_era_n"][e] >= min_events)
    if not eras:
        return None

    fig, (ax, bx) = plt.subplots(
        2, 1, figsize=PAGE_SIZE, gridspec_kw=dict(height_ratios=[2.3, 1]))
    colours = plt.cm.tab20(np.linspace(0, 1, max(len(eras), 2)))

    means = []
    for i, era in enumerate(eras):
        h = normalise(data["per_era"][era])
        m, _ = stats(data["per_era"][era], NPV_CENTRES)
        means.append(m)
        ax.stairs(h, NPV_BINS, color=colours[i], lw=1.3,
                  label=f"{era}  ({data['per_era_n'][era] / 1e6:.1f}M)  " r"$\langle N \rangle$="
                        f"{m:.1f}")

    d_mean, _ = stats(data["total"], NPV_CENTRES)
    ax.stairs(normalise(data["total"]), NPV_BINS, color="black", lw=2.6,
              label=rf"All data merged   $\langle N \rangle$={d_mean:.2f}")

    # "MC" here is the QCD pT-hat profile, matching pages 2-6: a sum over every sample
    # read would be weighted by file count rather than by physics, and the era offsets
    # this page measures are small enough for that to matter.
    qcd_profiles = [s for s in profiles if s["kind"] == "qcd"]
    mc_means = {}
    for key, label, _, color in corr_set:
        mc_w = np.zeros(len(NPV_BINS) - 1)
        for s in qcd_profiles:
            mc_w += s["npv_w"][key]
        m, _ = stats(mc_w, NPV_CENTRES)
        mc_means[label] = m
        ax.stairs(normalise(mc_w), NPV_BINS, color=color, lw=2.0, ls="--",
                  label=rf"QCD reweighted [{label}]   $\langle N \rangle$={m:.2f}")

    ax.set_xlim(0, 80)
    ax.set_xlabel(r"$N_{\mathrm{PV}}$ (good primary vertices)", fontsize=cms.FS_LABEL)
    ax.set_ylabel("Fraction of events", fontsize=cms.FS_LABEL)
    ax.set_ylim(0, max(float(normalise(data["per_era"][e]).max()) for e in eras))
    cms.extend_linear_top(ax, HEADROOM)
    cms.cms_axes(ax, fontsize=cms.FS_AXES, header=cms.lumi_header(),
                 label=cms.CMS_LABEL_DATA)
    ax.legend(fontsize=cms.FS_LEGEND - 4, loc="upper left", ncol=2,
              title=f"Data by era (>= {min_events / 1000:.0f}k events), unit-normalised",
              title_fontsize=cms.FS_LEGEND - 3, **cms.LEGEND_KW)

    # Summary panel: the era spread at a glance, which 18 overlapping curves do not give.
    bx.plot(range(len(eras)), means, "o", color="black", ms=7, label=r"data, per era")
    bx.axhline(d_mean, color="grey", lw=1.4, ls="-", label="all data merged")
    for (key, label, _, color) in corr_set:
        bx.axhline(mc_means[label], color=color, lw=1.4, ls="--",
                   label=f"MC reweighted [{label}]")
    bx.set_xticks(range(len(eras)))
    bx.set_xticklabels(eras, rotation=45, ha="right", fontsize=cms.FS_LEGEND - 4)
    bx.set_ylabel(r"$\langle N_{\mathrm{PV}} \rangle$", fontsize=cms.FS_LABEL - 2)
    _ticks(bx)
    bx.legend(fontsize=cms.FS_LEGEND - 4, loc="best", ncol=2, **cms.LEGEND_KW)

    fig.suptitle("Data pileup by era -- is the merged data/MC offset an averaging effect?",
                 fontsize=cms.FS_TITLE)
    fig.tight_layout()
    return fig


# ----------------------------------------------------------------------------
# page 8: each era's data against MC weighted with THAT era's correction
# ----------------------------------------------------------------------------
def plot_era_matched(data, profiles, era_corrs, combined_key, combined_label,
                     min_events=500000, split_versions=("I",), min_events_split=100000):
    """One panel per era: data(era) vs MC reweighted with that era's own weights.

    This is the comparison pages 6 and 7 cannot make. There, merged file-weighted data is
    held against a single luminosity-weighted correction, so the era spread (5.5 vertices)
    swamps the difference between corrections (0.3). Matching each era to its own weights
    removes the averaging mismatch entirely, and is the only form of this test that can
    say whether the inclusive weights are actually wrong for parking.

    The combined correction is drawn alongside so the question "does per-era beat
    inclusive?" is answered panel by panel rather than asserted.
    """
    avail = {e for e, _ in era_corrs}
    # Group the data by run era: the sample area splits eras into processing versions,
    # the weights do not.
    by_letter, n_by_letter = {}, {}
    for label, hist in data["per_era"].items():
        L = era_letter(label)
        if L not in avail:
            continue
        by_letter[L] = by_letter.get(L, np.zeros(len(NPV_BINS) - 1)) + hist
        n_by_letter[L] = n_by_letter.get(L, 0) + data["per_era_n"][label]

    # Eras in *split_versions* get one panel per processing version instead of one pooled
    # panel, all still compared against that ERA's weights -- there is only one correction
    # per run era, so the versions share it by construction. Era I needs this: its
    # versions run 36.9-38.5 except Run2024I_v2-v3 at 21.8, and pooling them buries a
    # genuinely anomalous subset inside an otherwise well-behaved era.
    panels = []          # (title, era letter, hist, n_events)
    for L in sorted(by_letter):
        if L in split_versions:
            for label in sorted(l for l in data["per_era"] if era_letter(l) == L):
                if data["per_era_n"][label] >= min_events_split:
                    panels.append((label, L, data["per_era"][label],
                                   data["per_era_n"][label]))
        elif n_by_letter[L] >= min_events:
            panels.append((f"Era {L}", L, by_letter[L], n_by_letter[L]))
    if not panels:
        return None

    ncols = min(3, len(panels))
    nrows = math.ceil(len(panels) / ncols)
    fig, axes = plt.subplots(nrows, ncols, figsize=(5.8 * ncols, 4.6 * nrows),
                             squeeze=False)
    flat = [axes[r][c] for r in range(nrows) for c in range(ncols)]
    for ax in flat[len(panels):]:
        ax.set_visible(False)

    summary = []
    for i, (title, L, d_hist, n_evt) in enumerate(panels):
        ax = flat[i]
        d_h = normalise(d_hist)
        d_m, d_r = stats(d_hist, NPV_CENTRES)

        mc_era = np.zeros(len(NPV_BINS) - 1)
        mc_comb = np.zeros(len(NPV_BINS) - 1)
        for s in (s for s in profiles if s["kind"] == "qcd"):
            mc_era += s["npv_w"][f"era_{L}"]
            mc_comb += s["npv_w"][combined_key]
        e_m, _ = stats(mc_era, NPV_CENTRES)
        c_m, _ = stats(mc_comb, NPV_CENTRES)
        summary.append((title, d_m, e_m, c_m))

        ax.stairs(d_h, NPV_BINS, color="black", lw=2.4,
                  label=rf"Data   $\langle N \rangle$={d_m:.2f}")
        ax.stairs(normalise(mc_era), NPV_BINS, color="crimson", lw=2.0,
                  label=rf"MC [era {L} wts]   $\langle N \rangle$={e_m:.2f}, "
                        rf"$\Delta$={e_m - d_m:+.2f}")
        ax.stairs(normalise(mc_comb), NPV_BINS, color="grey", lw=1.6, ls="--",
                  label=rf"MC [{combined_label}]   $\langle N \rangle$={c_m:.2f}, "
                        rf"$\Delta$={c_m - d_m:+.2f}")

        ax.set_title(title, fontsize=12, fontweight="bold")
        ax.set_xlim(0, 70)
        ax.set_xlabel(r"$N_{\mathrm{PV}}$", fontsize=12)
        ax.set_ylabel("Fraction of events", fontsize=12)
        ax.tick_params(which="both", direction="in", top=True, right=True, labelsize=10)
        ax.minorticks_on()
        leg = ax.legend(fontsize=8.5, loc="upper left",
                        title=f"{n_evt / 1e6:.2f}M data events",
                        title_fontsize=8.5, **cms.LEGEND_KW)
        _left_align_legend(leg)

    log("\n  page 8, era-matched agreement (Delta = MC - data):")
    log(f"    {'panel':22s}   data   era-wts  (Delta)   combined  (Delta)")
    for title, d_m, e_m, c_m in summary:
        log(f"    {title:22s} {d_m:6.2f}  {e_m:7.2f} ({e_m - d_m:+5.2f})  "
            f"{c_m:7.2f} ({c_m - d_m:+5.2f})")

    head = 0.55 / (4.6 * nrows)
    fig.tight_layout()
    fig.subplots_adjust(top=1.0 - head)
    fig.suptitle("Era-matched validation -- data vs MC weighted with that era's own "
                 "correction", fontsize=cms.FS_TITLE, y=1.0 - 0.15 * head, va="top")
    return fig


# ----------------------------------------------------------------------------
def publish(pdf_path, webdir):
    try:
        os.makedirs(webdir, exist_ok=True)
        dest = os.path.join(webdir, os.path.basename(pdf_path))
        subprocess.run(["cp", pdf_path, dest], check=True)
        log(f"Published: {dest}")
    except Exception as exc:
        log(f"[warn] could not publish to {webdir}: {exc}", file=sys.stderr)


def main():
    p = argparse.ArgumentParser(description="2024 pileup-reweighting cross-checks")
    p.add_argument("--output", default="comparePileUp.pdf",
                   help="Output PDF (default: comparePileUp.pdf)")
    p.add_argument("--n-files", type=int, default=N_FILES_DEFAULT,
                   help=f"Files per sample, <=0 for ALL (default: {N_FILES_DEFAULT})")
    p.add_argument("--n-signal-points", type=int, default=N_SIGNAL_POINTS,
                   help=f"How many of the fixed signal points to use (default: {N_SIGNAL_POINTS})")
    p.add_argument("--n-qcd-files", type=int, default=QCD_MAX_FILES,
                   help=f"Cap on files per QCD bin, applied even on a full run "
                        f"(default: {QCD_MAX_FILES}); only shapes are plotted")
    p.add_argument("--minbias-frac", type=float, default=MINBIAS_FRAC,
                   help=f"Fraction of the MinBias files, drawn at random with a fixed "
                        f"seed (default: {MINBIAS_FRAC} = 5%%)")
    p.add_argument("--minbias-seed", type=int, default=MINBIAS_SEED,
                   help=f"Seed for the MinBias file draw (default: {MINBIAS_SEED})")
    p.add_argument("--no-minbias", action="store_true",
                   help="Skip the MinBias sample entirely")
    p.add_argument("--data-frac", type=float, default=DATA_FRAC,
                   help=f"Fraction of data files for page 6, 0 disables it "
                        f"(default: {DATA_FRAC} = 0.1%%)")
    p.add_argument("--max-data-files", type=int, default=0,
                   help="Hard cap on data files, 0 for none (safety valve for --data-frac)")
    p.add_argument("--data-streams", choices=["all", "single", "double"], default="all",
                   help="Which parking PD to read: ParkingSingleMuon, "
                        "ParkingDoubleMuonLowMass, or both pooled (default: all)")
    p.add_argument("--golden-json", default=GOLDEN_JSON,
                   help="Certified lumisection JSON applied to DATA (default: the 2024 "
                        "golden cert in _tools/data)")
    p.add_argument("--no-golden", action="store_true",
                   help="Do NOT apply the golden JSON -- use every data event")
    p.add_argument("--data-seed", type=int, default=DATA_SEED,
                   help=f"Seed for the random data-file draw (default: {DATA_SEED})")
    p.add_argument("--central-dir", default=CENTRAL_DIR,
                   help="Directory holding the central puWeights_*.json.gz")
    p.add_argument("--era-set", default="CDEFGHI",
                   help="Central era set used for pages 2 and 5 (default: CDEFGHI)")
    p.add_argument("--repo-json", default=REPO_JSON_CACHE,
                   help="lum-corrections data/puWeights_2024.json.gz (fetched if absent)")
    p.add_argument("--no-publish", action="store_true",
                   help=f"Do not copy the PDF to {WEBDIR}")
    p.add_argument("--test", action="store_true", help="Quick check: 1 file per sample")
    args = p.parse_args()

    # A test run must never land on the full run's filename. Auto-suffixing means the two
    # can both be published side by side, so --no-publish is not needed to protect the
    # good output -- only to skip publishing entirely.
    if args.test and args.output == p.get_default("output"):
        args.output = args.output.replace(".pdf", "_test.pdf")

    if args.test:
        log(f"[TEST MODE] 1 file per sample -> {args.output}")
    n_files = 1 if args.test else (args.n_files if args.n_files > 0 else None)

    # --- corrections -------------------------------------------------------
    main_path = os.path.join(args.central_dir, f"puWeights_{args.era_set}.json.gz")
    if not os.path.exists(main_path):
        raise SystemExit(f"[error] no central payload at {main_path}")
    main_corr, main_name = load_correction(main_path)
    log(f"Central set: {main_name}\n  {main_path}")

    era_corrs = []
    for era in ERAS:
        path = os.path.join(args.central_dir, f"puWeights_{era}.json.gz")
        if os.path.exists(path):
            era_corrs.append((era, load_correction(path)[0]))
    log(f"  per-era sets found: {', '.join(e for e, _ in era_corrs) or 'none'}")

    sources = [(main_name, main_corr, "black")]
    alt = os.path.join(args.central_dir, "puWeights_BCDEFGHI.json.gz")
    if os.path.exists(alt) and args.era_set != "BCDEFGHI":
        c, n = load_correction(alt)
        sources.append((n, c, "seagreen"))

    # Corrections whose EFFECT is compared on pages 5 and 6: page 3 shows the weight
    # curves differ, these two pages show what that difference does to the MC. Colours
    # match page 3 so the same source reads the same across the document.
    corr_set = [("central", "central", main_corr, "crimson")]
    repo_path = ensure_repo_json(args.repo_json, REPO_JSON_URL)
    if repo_path:
        c, n = load_correction(repo_path)
        sources.append((f"{n}  (lumi. corr. repo)", c, "darkorange"))
        corr_set.append(("repo", "lumi. corr. repo", c, "darkorange"))
    log(f"  corrections applied to MC: {', '.join(l for _, l, _, _ in corr_set)}")

    # Pages 5-7 compare central vs stopgap; page 8 needs every per-era correction applied
    # to the MC as well, so the reader gets the union.
    weight_corrs = list(corr_set) + [(f"era_{e}", f"era {e}", c, "crimson")
                                     for e, c in era_corrs]

    # --- MC profiles -------------------------------------------------------
    samples = discover_samples(args.n_signal_points, QCD_BINS,
                               with_minbias=not args.no_minbias)
    profiles, read_tot, avail_tot = [], 0, 0
    for tag, directory, color, kind in samples:
        # QCD bins hold thousands of files and only their SHAPE is used, so they are
        # capped independently -- including on a "full" run, where n_files is None.
        cap, frac = n_files, None
        if kind == "qcd":
            cap = args.n_qcd_files if cap is None else min(cap, args.n_qcd_files)
        elif kind == "minbias":
            frac = args.minbias_frac
        log(f"\n=== {tag} ===")
        try:
            s = read_sample(directory, cap, weight_corrs, frac=frac,
                            seed=args.minbias_seed)
        except Exception as exc:
            log(f"  [warn] skipping: {exc}", file=sys.stderr)
            continue
        if s["nti"].sum() == 0:
            log("  [warn] no entries -- skipping", file=sys.stderr)
            continue
        mean, rms = stats(s["nti"])
        log(f"  {s['read']} of {s['avail']} files, {int(s['nti'].sum()):,} events, "
            f"<n>={mean:.2f}, RMS={rms:.2f}")
        # legend_avail is what the partial-sample legend divides by; avail stays the true
        # file count for the log line. For a kind read at its intended cap they are equal,
        # so `read < avail` is false and the sample drops out of the legend entirely --
        # without pretending, in the log, that more was read.
        #
        # "Intended cap" is checked, not assumed: a --test run reads ONE file per sample,
        # and calling that complete would be a lie of exactly the kind this legend exists
        # to prevent. Only a run at (or above) the configured cap earns the label.
        complete = kind in SAMPLE_CAPS_ARE_COMPLETE and not args.test and (
            args.n_qcd_files >= QCD_MAX_FILES if kind == "qcd"
            else args.minbias_frac >= MINBIAS_FRAC)
        s.update(tag=tag, color=color, kind=kind, complete=complete,
                 legend_avail=(s["read"] if complete else s["avail"]))
        profiles.append(s)
        read_tot += s["read"]
        avail_tot += s["legend_avail"]
    if not profiles:
        raise SystemExit("[error] no sample could be read")
    # "Full" = all signal files and the intended QCD cap. The caps are then the chosen
    # configuration rather than a shortfall, so declaring the sample complete switches
    # off every "Partial sample plot" banner at once -- cms.is_partial() drives them all.
    full_mode = ((n_files is None) and args.n_qcd_files >= QCD_MAX_FILES
                 and (args.no_minbias or args.minbias_frac >= MINBIAS_FRAC))
    cms.set_sample_files(read_tot, read_tot if full_mode else avail_tot)
    if full_mode:
        log(f"\n[FULL MODE] all signal files, {args.n_qcd_files}/QCD bin, "
            f"{100 * args.minbias_frac:g}% of MinBias "
            f"-- partial-sample banners suppressed")

    # The two background profiles are kept SEPARATE from here on. Pages 2-6 used to work
    # from a single sum over every sample read, which is dominated by whichever sample
    # contributed the most files -- an artefact of the read, not of the physics -- and
    # which silently averages away any disagreement between two independent productions.
    # QCD (summed over its pT-hat bins) and MinBias are now carried side by side, so every
    # page shows whether they agree instead of assuming it.
    qcd_total = np.zeros(len(PU_BINS) - 1)
    mb_total = np.zeros(len(PU_BINS) - 1)
    for s in profiles:
        if s["kind"] == "qcd":
            qcd_total += s["nti"]
        elif s["kind"] == "minbias":
            mb_total += s["nti"]
    if qcd_total.sum() == 0:
        raise SystemExit("[error] no QCD profile was read -- pages 2-6 have no background")
    if mb_total.sum() == 0:
        mb_total = None      # --no-minbias: every MinBias curve is simply not drawn

    # --- data for page 6 ---------------------------------------------------
    data = None
    if args.data_frac > 0:
        log("\n=== DATA (page 6) ===")
        cert = None if args.no_golden else load_golden(args.golden_json)
        if cert is None and not args.no_golden:
            log(f"  [warn] no golden JSON at {args.golden_json} -- using ALL data events",
                file=sys.stderr)
        try:
            all_data = collect_data_files(args.data_streams)
            n_pick = max(1, round(args.data_frac * len(all_data)))
            if args.max_data_files > 0:
                n_pick = min(n_pick, args.max_data_files)
            if args.test:
                n_pick = min(n_pick, 2)
            picked = random.Random(args.data_seed).sample(all_data, n_pick)
            log(f"  {len(all_data):,} data files total; reading a random "
                f"{100 * n_pick / len(all_data):.3f}% = {n_pick} of them "
                f"(seed {args.data_seed})")

            # The draw is uniform over FILES, so eras and streams enter in proportion to
            # their file counts -- not to luminosity, and not evenly. Log what actually
            # came out, so "is the sample representative?" is answerable from the log
            # rather than assumed.
            by_stream, by_era = {}, {}
            for u in picked:
                st, er = data_key(u)
                by_stream[st] = by_stream.get(st, 0) + 1
                by_era[er] = by_era.get(er, 0) + 1
            for name, table in (("stream", by_stream), ("era", by_era)):
                log(f"  draw composition by {name}:")
                for k in sorted(table):
                    log(f"    {k:34s} {table[k]:>6,}  ({100 * table[k] / n_pick:5.2f}%)")
            n_single = sum(v for k, v in by_stream.items() if "SingleMuon" in k)
            n_double = sum(v for k, v in by_stream.items() if "DoubleMuonLowMass" in k)
            log(f"  eras represented: {len(by_era)} of the 18 in the sample area")
            log(f"  PD split: SingleMuon {n_single:,} ({100 * n_single / n_pick:.1f}%), "
                f"DoubleMuonLowMass {n_double:,} ({100 * n_double / n_pick:.1f}%)"
                f"   [--data-streams {args.data_streams}]")

            d = read_data_npv(picked, cert)
            if d["total"].sum() > 0:
                m, r = stats(d["total"], NPV_CENTRES)
                log(f"  {d['n_evt']:,} data events, <N_PV>={m:.2f}, RMS={r:.2f}")
                if d["n_rejected"]:
                    rm, rr = stats(d["rejected"], NPV_CENTRES)
                    frac = 100.0 * d["n_rejected"] / (d["n_evt"] + d["n_rejected"])
                    log(f"  golden JSON rejected {d['n_rejected']:,} events ({frac:.2f}%), "
                        f"<N_PV>={rm:.2f}, RMS={rr:.2f}")
                for era in sorted(d["per_era"]):
                    em, er_ = stats(d["per_era"][era], NPV_CENTRES)
                    log(f"    {era:24s} {d['per_era_n'][era]:>12,} evt   "
                        f"<N_PV>={em:5.2f}  RMS={er_:5.2f}")
                d.update(read=n_pick, total_files=len(all_data))
                data = d
        except Exception as exc:
            log(f"  [warn] data page skipped: {exc}", file=sys.stderr)

    # --- pages -------------------------------------------------------------
    log("\n=== Writing PDF ===")

    def save(fig):
        """Every page goes through here, so the transparency is applied once."""
        _transparent_legends(fig)
        # No bbox_inches="tight" -- it crops to content, which is what made pages of the
        # same figsize come out at different sizes. Layout is handled per page instead.
        pdf.savefig(fig)

    with PdfPages(args.output) as pdf:
        # plot_profiles() writes its own per-sample partial-read legend, so no
        # stamp_partial() here -- that would add a second one on the ratio panel.
        save(plot_profiles(profiles))

        save(plot_central_weights(main_corr, main_name, qcd_total, mb_total))

        if len(sources) > 1:
            save(plot_sources(sources, qcd_total, mb_total))
        else:
            log("  [warn] only one weight source available -- skipping page 3",
                file=sys.stderr)

        if era_corrs:
            save(plot_eras(era_corrs, main_corr, main_name, qcd_total, mb_total))

        save(plot_closure(profiles, corr_set))

        if data is not None:
            save(plot_npv_closure(profiles, data["total"], data["n_evt"], data["read"],
                                  data["total_files"], corr_set,
                                  full_mode=(n_files is None)))
            era_fig = plot_data_eras(data, profiles, corr_set)
            if era_fig is not None:
                save(era_fig)
            else:
                log("  [warn] no era passed the statistics cut -- skipping page 7",
                    file=sys.stderr)
            if era_corrs:
                m_fig = plot_era_matched(data, profiles, era_corrs, "central", "combined")
                if m_fig is not None:
                    save(m_fig)
                else:
                    log("  [warn] no era passed the statistics cut -- skipping page 8",
                        file=sys.stderr)
        else:
            log("  [warn] no data read -- skipping page 6", file=sys.stderr)
        plt.close("all")

    log(f"\nSaved: {args.output}")
    if not args.no_publish:
        publish(args.output, WEBDIR)


if __name__ == "__main__":
    main()
